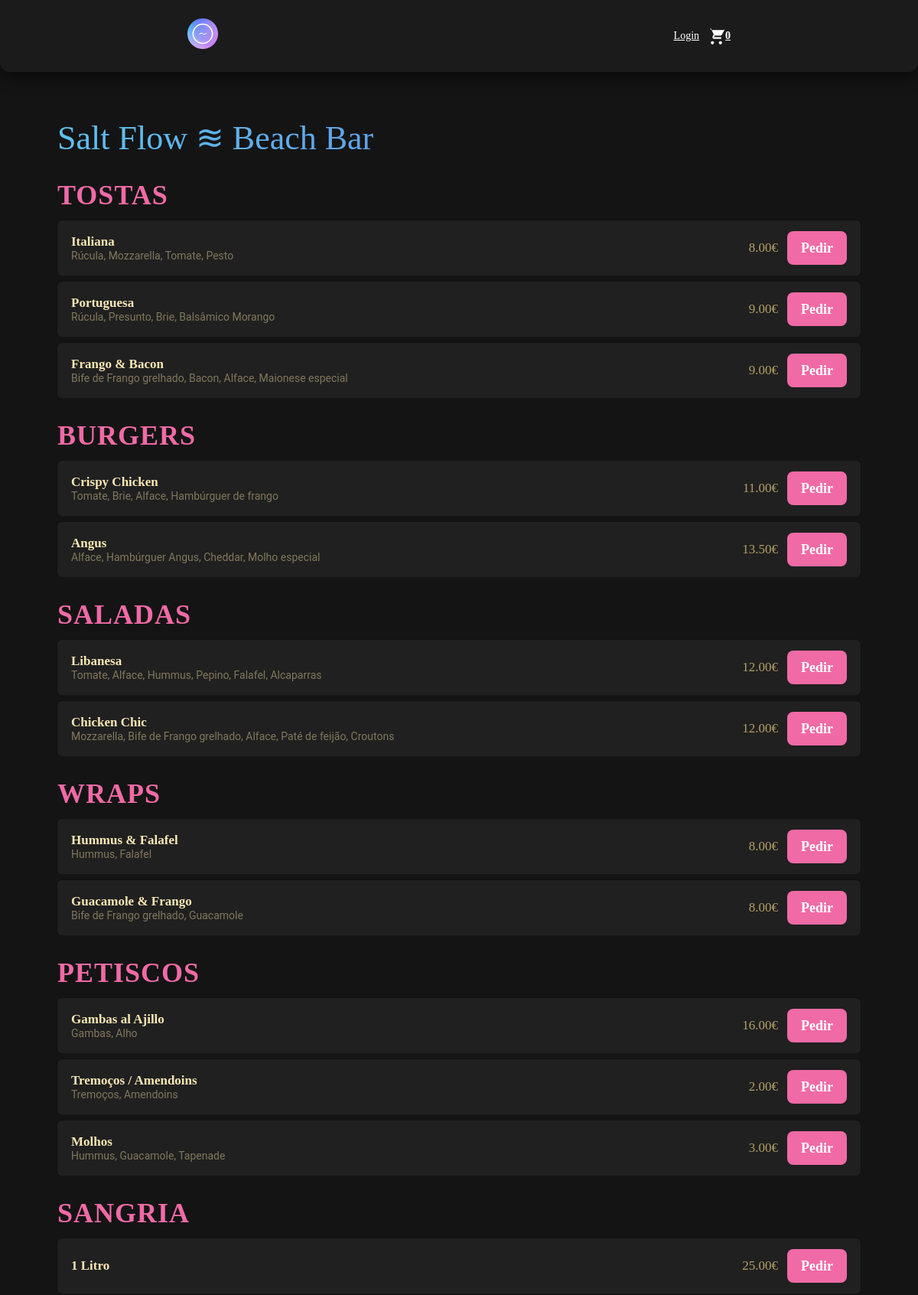
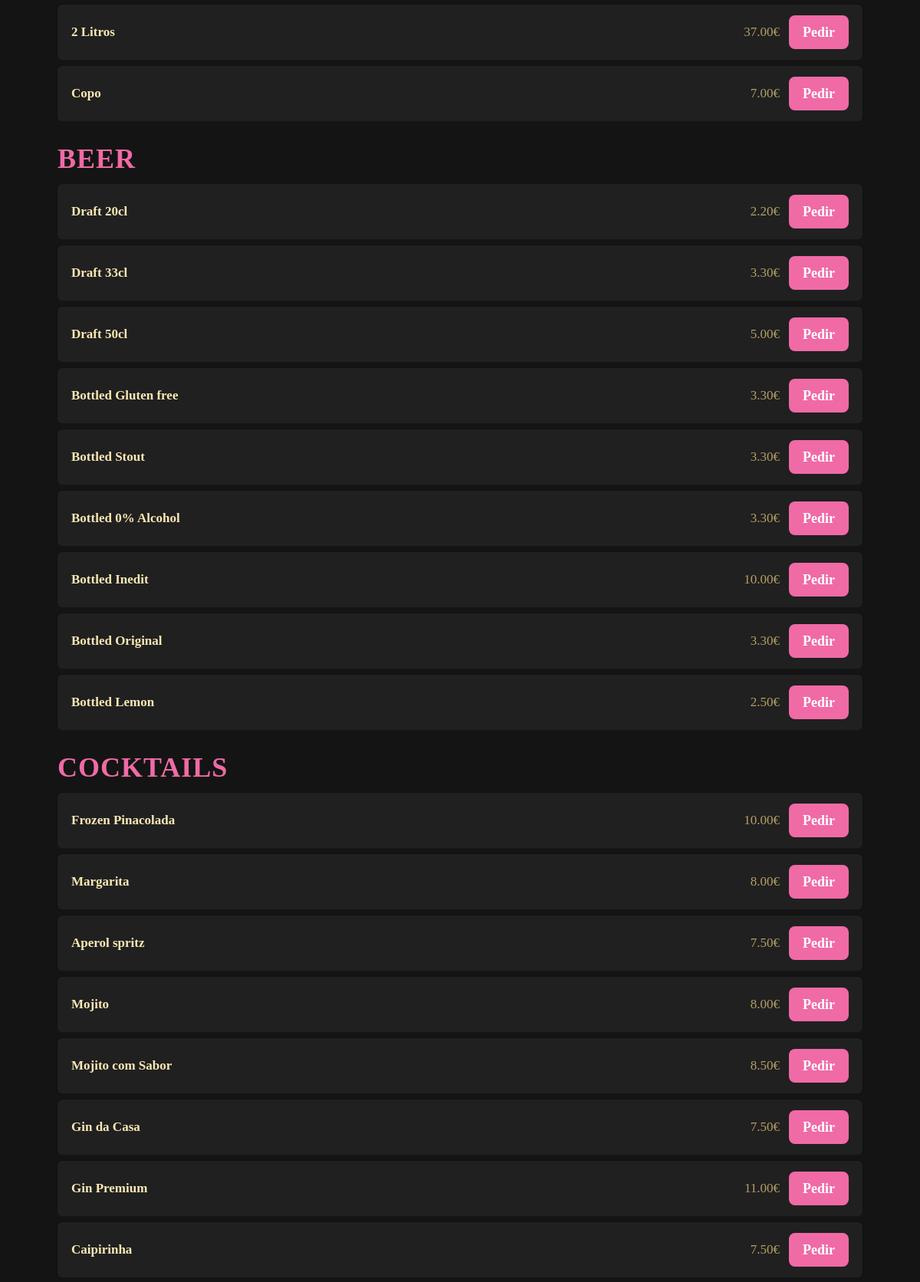
The page / (upper part) on the database its author committed (2 pictures, top to bottom).
### tables this page shows
CREATE TABLE `categories` (
  `id` int(11) NOT NULL,
  `name` varchar(50) NOT NULL,
  `slug` varchar(50) NOT NULL
);

CREATE TABLE `products` (
  `id` int(11) NOT NULL,
  `category_id` int(11) DEFAULT NULL,
  `name` varchar(100) NOT NULL,
  `description` text DEFAULT NULL,
  `price` decimal(10,2) NOT NULL,
  `is_active` tinyint(1) DEFAULT 1,
  `is_deleted` tinyint(1) DEFAULT 0
);

### index.php (the view, shortened to what this page needs)
<?php
require 'db_connect.php';
$cats = $pdo->query("SELECT * FROM categories ORDER BY id")->fetchAll(PDO::FETCH_ASSOC);
function getProducts($pdo, $catId) {
    $sql = "SELECT p.*, GROUP_CONCAT(i.id) as i_ids, GROUP_CONCAT(i.name SEPARATOR ', ') as i_names
            FROM products p
            LEFT JOIN product_ingredients pi ON p.id = pi.product_id
            LEFT JOIN ingredients i ON pi.ingredient_id = i.id
            WHERE p.category_id = ? AND p.is_active = 1 AND p.is_deleted = 0
            GROUP BY p.id";
    $stmt = $pdo->prepare($sql);
    $stmt->execute([$catId]);
    return $stmt->fetchAll(PDO::FETCH_ASSOC);
}
?>
<!DOCTYPE html>
<html lang="pt">
<head>
    <link rel="stylesheet" href="style.css">
</head>
<body>
    <?php require 'header.php'; ?>
    <div class="menu-board">
        <div class="brand">Salt Flow ≋ Beach Bar</div>
        <?php foreach($cats as $c): ?>
            <div class="category" id="<?= $c['slug'] ?>"><?= $c['name'] ?></div>
            <?php foreach(getProducts($pdo, $c['id']) as $p): ?>
                <div class="item">
                    <div>
                        <div class="item-name"><?= htmlspecialchars($p['name']) ?></div>
                        <div class="item-desc"><?= $p['i_names'] ?: htmlspecialchars($p['description']) ?></div>
                    </div>
                    <div class="actions">
                        <span class="price"><?= number_format($p['price'], 2) ?>€</span>
                        <button class="btn-pedir" onclick="openModal(<?= $p['id'] ?>, '<?= addslashes($p['name']) ?>', '<?= $p['i_ids'] ?>', '<?= addslashes($p['i_names'] ?? '') ?>')">Pedir</button>
                    </div>
                </div>
            <?php endforeach; ?>
        <?php endforeach; ?>
    </div>
    <?php include 'footer.php'; ?>

### header.php (shortened to what this page needs)
<header>
    <nav class="nav-bar">
        <div class="logo">
            <a href="index.php"><img src="imagens/logo.png" width="40px" alt="Logo"/></a>
        </div>
        <div class="header-icons">
            <?php if(isset($_SESSION['user_id'])): ?>
                <span class="header-greeting">Olá, <?= htmlspecialchars($_SESSION['username']) ?></span>
                <a href="logout.php" class="header-logout-link" style="font-size: 14px; margin-left: 10px;">(Sair)</a>
            <?php else: ?>
                <div class="login-button"><a href="login.php">Login</a></div>
            <?php endif; ?>
            <div class="cart-icon">
                <a href="cart.php">
                    <img src="imagens/cart_icon.svg" width="25px" />
                    <span class="cart-count"><?= isset($_SESSION['cart']) ? count($_SESSION['cart']) : 0 ?></span>
                </a>
            </div>
        </div>
    </nav>
</header>

### footer.php (shortened to what this page needs)
</body>
</html>

### style.css (style rules this page uses)
* { padding: 0; margin: 0; color: #fff; box-sizing: border-box; }
body { background: #141414; color: white; margin: 0; font-family: "Roboto", sans-serif; -webkit-font-smoothing: antialiased; -moz-osx-font-smoothing: grayscale; text-rendering: optimizeLegibility; }
header { background-color: #1b1b1b; box-shadow: 0 6px 20px rgba(0, 0, 0, 0.6); border-radius: 0px 0px 12px 12px; position: sticky; top: 0; z-index: 1000; font-family: "Permanent Marker"; font-size: 25px; }
.nav-bar { display: flex; justify-content: space-around; padding: 1.5rem 6rem; transition: padding 0.3s ease-in-out; }
.logo { display: flex; align-items: center; }
.header-icons { display: flex; align-items: center; gap: 10px; flex-wrap: wrap; justify-content: flex-end; }
.header-icons span, .header-icons a { font-size: 14px; white-space: nowrap; display: flex; align-items: center; line-height: 1; }
.header-icons .cart-icon, .header-icons .login-button { display: flex; align-items: center; justify-content: center; }
.header-icons .cart-icon a, .header-icons .login-button a { display: flex; align-items: center; justify-content: center; gap: 4px; }
.cart-icon { display: flex; align-items: center; gap: 4px; }
.login-button { display: flex; align-items: center; justify-content: center; }
.menu-board { max-width: 1100px; margin: 40px auto; padding: 20px 25px 40px; }
.brand { font-family: 'Permanent Marker', cursive; font-size: 44px; background: linear-gradient(135deg, #5CC4F0, #60A3E8, #9177EC, #C788EF, #E573C6, #FA749C); -webkit-background-clip: text; -webkit-text-fill-color: transparent; background-clip: text; text-align: left; margin-bottom: 25px; background-size: 200% auto; animation: gradient-shift 4s ease infinite; }
.category { font-family: 'Amatic SC', cursive; font-size: 36px; font-weight: 700; color: #f06aa6; margin: 28px 0 12px; text-transform: uppercase; letter-spacing: 1px; }
.item { display: flex; justify-content: space-between; align-items: center; padding: 14px 18px; margin-bottom: 8px; background: #202020; border-radius: 6px; box-shadow: 0 1px 0 rgba(255, 255, 255, 0.02), 0 0 0 1px #111; gap: 20px; transition: background 0.16s ease, transform 0.12s ease, box-shadow 0.16s ease; }
.item-name { font-weight: 700; font-size: 17px; font-family: cursive; color: #FAE8B4; }
.item-desc { font-size: 14px; color: #80775C; }
.actions { display: flex; align-items: center; gap: 12px; flex-shrink: 0; }
.price { font-family: cursive; font-size: 17px; color: #B4A064; }
.btn-pedir { background: #f06aa6; color: #fff; border: none; padding: 10px 18px; border-radius: 8px; font-family: 'Amatic SC', cursive; font-size: 18px; font-weight: 700; cursor: pointer; transition: background 0.2s, transform 0.1s; min-height: 44px; -webkit-tap-highlight-color: transparent; touch-action: manipulation; white-space: nowrap; }
.cart-count { color:#fff; font-weight:bold; margin-left:-5px; }

### rows shown on the page
categories: name "TOSTAS"
products: name "Italiana", description "Rúcula, Mozzarella, Tomate, Pesto", price "8.00"
products: name "Portuguesa", description "Rúcula, Presunto, Brie, Balsâmico Morango", price "9.00"
products: name "Frango & Bacon", description "Bife de Frango grelhado, Bacon, Alface, Maionese especial", price "9.00"
categories: name "BURGERS"
products: name "Crispy Chicken", description "Tomate, Brie, Alface, Hambúrguer de frango", price "11.00"
products: name "Angus", description "Alface, Hambúrguer Angus, Cheddar, Molho especial", price "13.50"
categories: name "SALADAS"
products: name "Libanesa", description "Tomate, Alface, Hummus, Pepino, Falafel, Alcaparras", price "12.00"
products: name "Chicken Chic", description "Mozzarella, Bife de Frango grelhado, Alface, Paté de feijão, Croutons", price "12.00"
categories: name "WRAPS"
products: name "Hummus & Falafel", description "Hummus, Falafel", price "8.00"
products: name "Guacamole & Frango", description "Bife de Frango grelhado, Guacamole", price "8.00"
categories: name "PETISCOS"
products: name "Gambas al Ajillo", description "Gambas, Alho", price "16.00"
products: name "Tremoços / Amendoins", description "Tremoços, Amendoins", price "2.00"
products: name "Molhos", description "Hummus, Guacamole, Tapenade", price "3.00"
categories: name "SANGRIA"
products: name "1 Litro", price "25.00"
products: name "2 Litros", price "37.00"
products: name "Copo", price "7.00"
categories: name "BEER"
products: name "Draft 20cl", price "2.20"
products: name "Draft 33cl", price "3.30"
products: name "Draft 50cl", price "5.00"
products: name "Bottled Gluten free", price "3.30"
products: name "Bottled Stout", price "3.30"
products: name "Bottled 0% Alcohol", price "3.30"
products: name "Bottled Inedit", price "10.00"
products: name "Bottled Original", price "3.30"
products: name "Bottled Lemon", price "2.50"
categories: name "COCKTAILS"
products: name "Frozen Pinacolada", price "10.00"
products: name "Margarita", price "8.00"
products: name "Aperol spritz", price "7.50"
products: name "Mojito", price "8.00"
products: name "Mojito com Sabor", price "8.50"
products: name "Gin da Casa", price "7.50"
products: name "Gin Premium", price "11.00"
products: name "Caipirinha", price "7.50"
